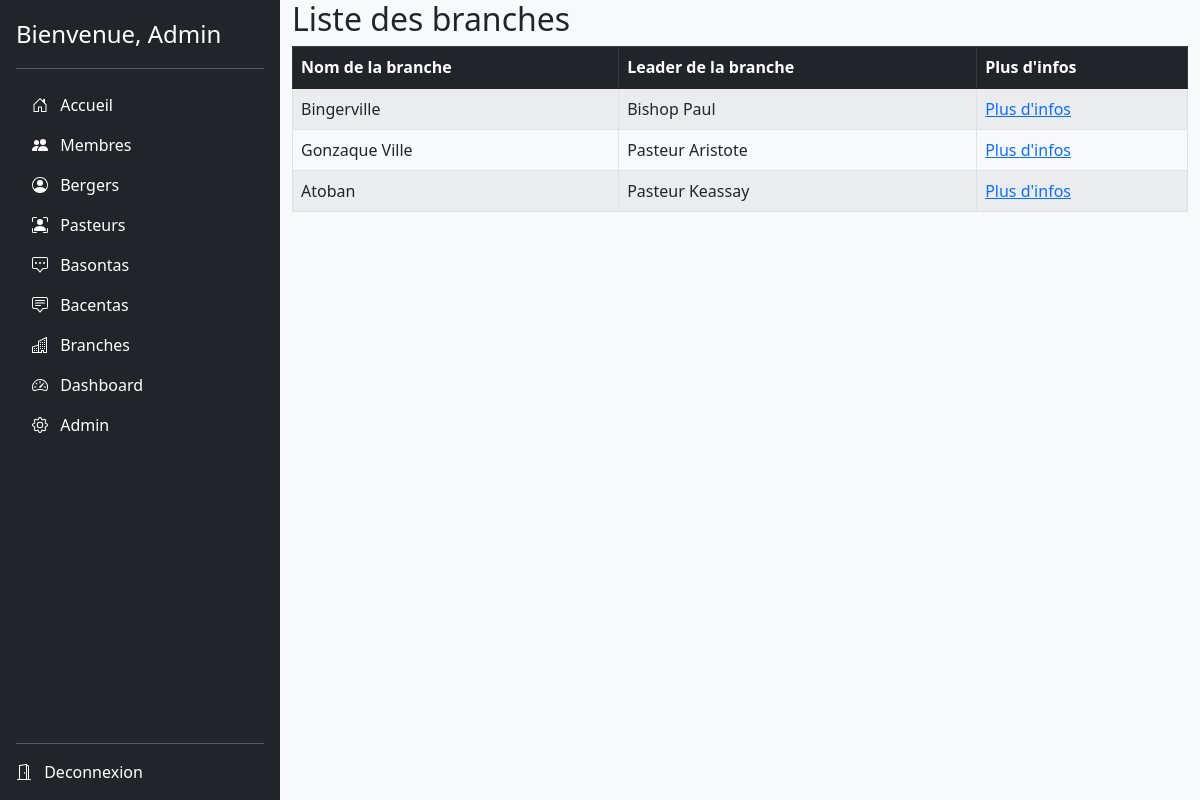
Page /branches/ (signed in) on the committed database.
### follow_up/models.py (models this page shows, shortened)
class Branche(models.Model):
    nom_branche = models.CharField(max_length=256, unique=True)
    leader_branche = models.CharField(max_length=256, default='Aucun')

### follow_up/views.py (the view)
# urls.py: path('branches/', login_required(views.BrancheListView.as_view()), name='branche_list'),
class BrancheListView(ListView):
    context_object_name = 'branches'
    model = models.Branche
    template_name = 'branches/branche_liste.html'

### templates/branches/branche_liste.html
{% extends "follow_up/base.html" %}
{% block body_block %}
    <div class="container">
        <h2> Liste des branches </h2>
        <div>
            <table class="table table-bordered table-striped">
                <thead class="table-dark" style="position:sticky">
                    <tr>
                        <th>Nom de la branche</th>
                        <th>Leader de la branche</th>
                        <th>Plus d'infos</th>
                    </tr>
                </thead>
                <tbody>
                    {% for branche in branches %}
                        <tr>
                            <h6>
                                <td>{{branche.nom_branche}}</td>
                                <td>{{branche.leader_branche}}</td>
                                <td><a href="{{branche.id}}">Plus d'infos</a></td>
                            </h6>
                        </tr>
                {% endfor %}
                </tbody>
            </table>
        </div>
    </div>
{% endblock %}

### templates/follow_up/base.html (shortened to what this page needs)
<!DOCTYPE html>
{% load static %}
<html lang="fr">
<head>
    <link rel="stylesheet" href="{% static 'css/bootstrap-5.1.3-dist/css/bootstrap.min.css' %}"/>
    <link href="{% static 'css/sidebars.css' %}" rel="stylesheet">
</head>
<body class="bg-light">
    <main>
      <div class="d-flex flex-column flex-shrink-0 p-3 text-white bg-dark" style="width: 280px;">
        <a href="/" class="d-flex align-items-center mb-3 mb-md-0 me-md-auto text-white text-decoration-none">
          <span class="fs-4">Bienvenue, {{user.first_name}}</span>
        </a>
        <hr>
        <ul class="nav nav-pills flex-column mb-auto">
          <li>
            <a href="{% url 'follow_up:accueil' %}" class="nav-link text-white">
              <svg class="bi me-2" width="16" height="16"><use xlink:href="#home"/></svg>
              Accueil
            </a>
          </li>
          <li>
            <a href="{% url 'follow_up:list' %}" class="nav-link text-white">
              <svg class="bi me-2" width="16" height="16"><use xlink:href="#bi-people-fill"/></svg>
              Membres
            </a>
          </li>
          <li>
            <a href="{% url 'follow_up:berger_list' %}" class="nav-link text-white">
              <svg class="bi me-2" width="16" height="16"><use xlink:href="#bi-person-circle"/></svg>
              Bergers
            </a>
          </li>
          <li>
            <a href="{% url 'follow_up:pasteur_list' %}" class="nav-link text-white">
              <svg class="bi me-2" width="16" height="16"><use xlink:href="#bi-person-bounding-box"/></svg>
              Pasteurs
            </a>
          </li>
          <li>
            <a href="{% url 'follow_up:basonta_list' %}" class="nav-link text-white">
              <svg class="bi me-2" width="16" height="16"><use xlink:href="#bi-chat-square-dots"/></svg>
              Basontas
            </a>
          </li>
          <li>
            <a href="{% url 'follow_up:bacenta_list' %}" class="nav-link text-white">
              <svg class="bi me-2" width="16" height="16"><use xlink:href="#bi-chat-square-text"/></svg>
              Bacentas
            </a>
          </li>
          <li>
            <a href="{% url 'follow_up:branche_list' %}" class="nav-link text-white">
              <svg class="bi me-2" width="16" height="16"><use xlink:href="#bi-building"/></svg>
              Branches
            </a>
          </li>
          <li>
            <a href="#" class="nav-link text-white">
              <svg class="bi me-2" width="16" height="16"><use xlink:href="#speedometer2"/></svg>
              Dashboard
            </a>
          </li>
          <li>
            <a href="{% url 'admin:index' %}" class="nav-link text-white">
              <svg class="bi me-2" width="16" height="16"><use xlink:href="#bi-gear"/></svg>
              Admin
            </a>
          </li>
        </ul>
        <hr>
        <div class="">
            <svg class="bi me-2" width="16" height="16"><use xlink:href="#bi-door-open"/></svg>
            <a href="{% url 'follow_up:user_logout' %}" style="color:white; text-decoration:none;">Deconnexion</a>
        </div>
      </div>
      {% block body_block %}
      {% endblock %}
    </main>
</body>
</html>

### static/css/sidebars.css (style rules this page uses)
body { min-height: 100vh; min-height: -webkit-fill-available; }
html { height: -webkit-fill-available; }
main { display: flex; flex-wrap: nowrap; height: 100vh; max-height: 100vh; overflow-x: auto; overflow-y: hidden; }
.bi { vertical-align: -.125em; pointer-events: none; fill: currentColor; }

### rows in the picture
Branche: nom_branche "Bingerville", leader_branche "Bishop Paul"
Branche: nom_branche "Gonzaque Ville", leader_branche "Pasteur Aristote"
Branche: nom_branche "Atoban", leader_branche "Pasteur Keassay"

### other values in the picture
{{ user.first_name }} "Admin"
